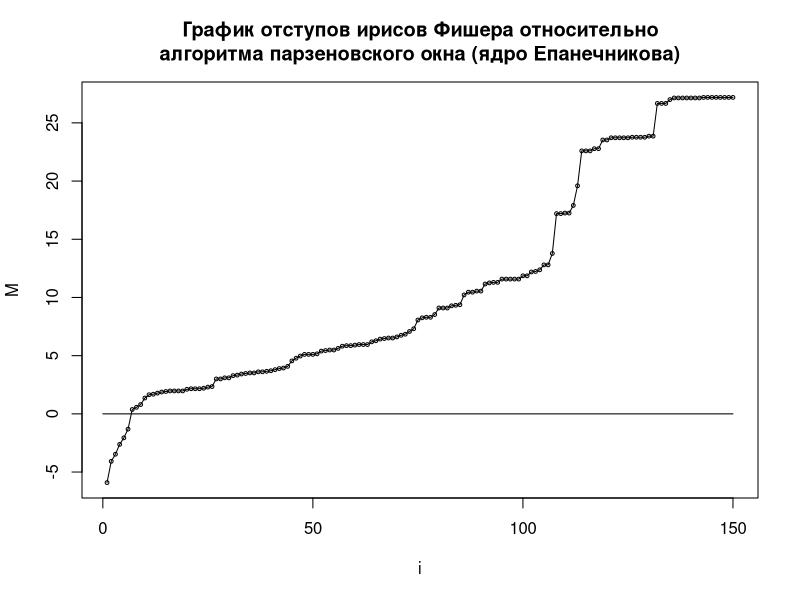

Generate this figure with R:
#метрика
EM <- function(u, v) {
  return(sqrt(sum((u - v) ^ 2)))
}

#линейка
ruler <- function(z, feature_matrix, metric_function = EM) {
  n <- dim(feature_matrix)[2]
  l <- dim(feature_matrix)[1]
  distances <- matrix(NA, l, 2)
  for(i in 1:l) {
    distances[i,] <- c(i, metric_function(feature_matrix[i,1:n], z))
  }
  distances <- distances[order(distances[,2]),]
  return(distances)
}

kNN <- function(feature_matrix, labels, z, k, margin_flag = TRUE) {
  distances <- ruler(z, feature_matrix)
  cnt <- c("setosa" = 0, "versicolor" = 0, "virginica" = 0)
  for (i in 1:k) {
    class <- labels[distances[i,1]]
    cnt[class] <- cnt[class] + 1
  }
  return(cnt)
}

epan <- function (x) {
  return (3/4 * (1 - x ^ 2) * (abs(x) <= 1))
}

parzen <- function (feature_matrix, labels, z, h, core) {
  l <- dim(feature_matrix)[1]
  n <- dim(feature_matrix)[2]
  cnt <- c("setosa" = 0, "versicolor" = 0, "virginica" = 0)
  for (i in 1:l) {
    cnt[labels[i]] <- cnt[labels[i]] + core(EM(feature_matrix[i,1:n], z) / h)
  }
  if(cnt["setosa"] != 0 | cnt["versicolor"] != 0 | cnt["virginica"] != 0){
    return(cnt)
  }
}

margin <- function(feature_matrix, labels, z, index) {
  cnt <- parzen(feature_matrix, labels, z, 0.4, epan)
  w1 <- cnt[iris[index, 5]]
  cnt[iris[index, 5]] <- 0
  w2 <- cnt[which.max(cnt)]
  M <- w1 - w2
  return(M)
}

margin_plot <- function(feature_matrix, labels) {
  l <- dim(feature_matrix)[1]
  y <- vector()
  for (i in 1:l)  {
    tmp_feature_matrix <- feature_matrix[-i,]
    tmp_labels <- labels[-i]
    y[i] <- margin(tmp_feature_matrix, tmp_labels, feature_matrix[i,], i)
  }
  y <- y[order(y)]
  #write.csv(y, "margin_plot_tmp.txt")
  plot(1:l, y, xlab = "i", ylab = "M", type = "l", main = "График отступов ирисов Фишера относительно\nалгоритма парзеновского окна (ядро Епанечникова)")
  points(1:l, y, pch = 21, cex = 0.5)
  lines(0:l, rep(0, l+1))
}

cool_descent <- function(M) {
  i <- 2
  prev_dif <- 0
  index <- 1
  while(M[i] <= 0) {
    dif <- M[i] - M[i - 1]
    if (dif > prev_dif) {
      prev_dif <- dif
      index <- i
    }
    i <- i + 1
  }
  for (i in 1:(index - 1)) {
    M <- M[-i]
  }
  return(M)
}

margin_plot(iris[,3:4], iris[,5])

